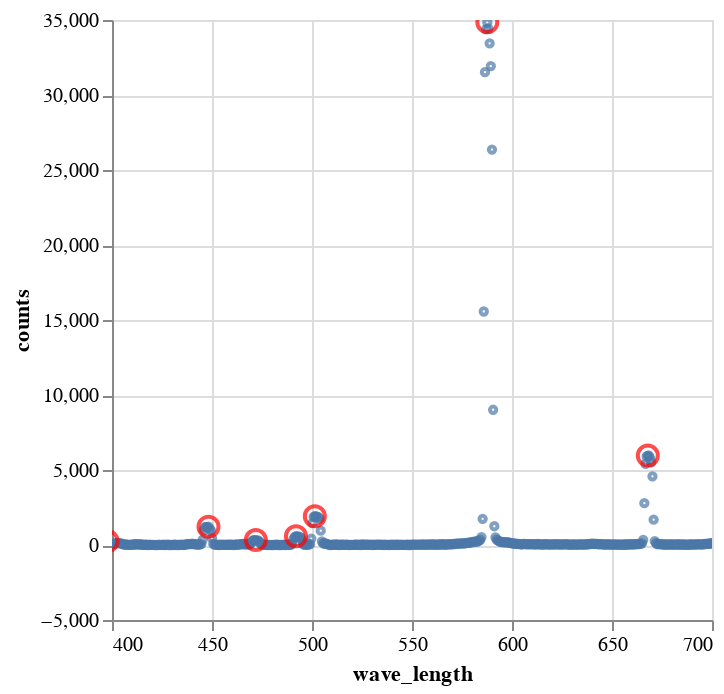

Notebook source saved alongside this figure:
### Markdown cell above
Interactive plot

### Code cell
name = 'helium'
wave_length, counts, peaks = get_data(name)

spectrum = pd.DataFrame({
    'wave_length': wave_length,
    'counts': counts
})

graph = alt.Chart(spectrum).mark_point(size=10).encode(
    x=alt.X('wave_length', scale=alt.Scale(domain=[400, 700])),
    y=alt.Y('counts'),
    tooltip=['wave_length', 'counts']
).interactive();

callout = alt.Chart(spectrum.iloc[peaks]).mark_point(
    color='red', size=100, tooltip="Tooltip text here"
).encode(
    x='wave_length',
    y='counts'
);

graph + callout

### Figure 1 — Vega-Lite specification as saved in the notebook (floating-point values rounded to 4 significant figures; data arrays with more than 128 entries replaced by an {"elided": "..."} marker saying what was removed)
{"config": {"view": {"continuousWidth": 300, "continuousHeight": 300}}, "layer": [{"data": {"name": "data-96d83fcaed4cec041daea766f633df43"}, "mark": {"type": "point", "size": 10}, "encoding": {"tooltip": [{"field": "wave_length", "type": "quantitative"}, {"field": "counts", "type": "quantitative"}], "x": {"field": "wave_length", "scale": {"domain": [400, 700]}, "type": "quantitative"}, "y": {"field": "counts", "type": "quantitative"}}, "name": "view_4"}, {"data": {"name": "data-976b91222276d4bab243cab52960ec59"}, "mark": {"type": "point", "color": "red", "size": 100, "tooltip": "Tooltip text here"}, "encoding": {"x": {"field": "wave_length", "type": "quantitative"}, "y": {"field": "counts", "type": "quantitative"}}}], "params": [{"name": "param_4", "select": {"type": "interval", "encodings": ["x", "y"]}, "bind": "scales", "views": ["view_4"]}], "$schema": "https://vega.github.io/schema/vega-lite/v5.20.1.json", "datasets": {"data-96d83fcaed4cec041daea766f633df43": {"elided": "1602 records"}, "data-976b91222276d4bab243cab52960ec59": [{"wave_length": 388.9, "counts": 3680.0}, {"wave_length": 397.8, "counts": 254.2}, {"wave_length": 448.2, "counts": 1221.0}, {"wave_length": 471.9, "counts": 329.4}, {"wave_length": 492.0, "counts": 582.9}, {"wave_length": 501.4, "counts": 1919.0}, {"wave_length": 587.6, "counts": 34850.0}, {"wave_length": 667.9, "counts": 5961.0}, {"wave_length": 706.6, "counts": 15870.0}, {"wave_length": 727.9, "counts": 1100.0}, {"wave_length": 1084.0, "counts": 1081.0}]}}
